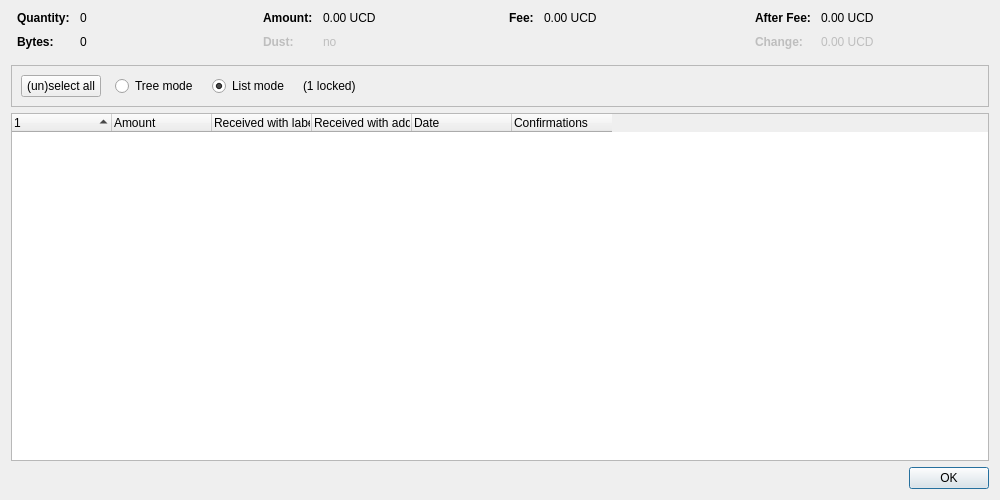
<?xml version="1.0" encoding="UTF-8"?>
<ui version="4.0">
 <class>CoinControlDialog</class>
 <widget class="QDialog" name="CoinControlDialog">
  <property name="geometry">
   <rect>
    <x>0</x>
    <y>0</y>
    <width>1000</width>
    <height>500</height>
   </rect>
  </property>
  <property name="windowTitle">
   <string>Coin Selection</string>
  </property>
  <layout class="QVBoxLayout" name="verticalLayout">
   <item>
    <layout class="QHBoxLayout" name="horizontalLayoutTop" stretch="0,0,0,0">
     <property name="topMargin">
      <number>0</number>
     </property>
     <property name="bottomMargin">
      <number>10</number>
     </property>
     <item>
      <layout class="QFormLayout" name="formLayoutCoinControl1">
       <property name="horizontalSpacing">
        <number>10</number>
       </property>
       <property name="verticalSpacing">
        <number>10</number>
       </property>
       <property name="leftMargin">
        <number>6</number>
       </property>
       <property name="rightMargin">
        <number>6</number>
       </property>
       <item row="0" column="0">
        <widget class="QLabel" name="labelCoinControlQuantityText">
         <property name="font">
          <font>
           <weight>75</weight>
           <bold>true</bold>
          </font>
         </property>
         <property name="text">
          <string>Quantity:</string>
         </property>
        </widget>
       </item>
       <item row="0" column="1">
        <widget class="QLabel" name="labelCoinControlQuantity">
         <property name="cursor">
          <cursorShape>IBeamCursor</cursorShape>
         </property>
         <property name="contextMenuPolicy">
          <enum>Qt::ActionsContextMenu</enum>
         </property>
         <property name="text">
          <string notr="true">0</string>
         </property>
         <property name="textInteractionFlags">
          <set>Qt::LinksAccessibleByMouse|Qt::TextSelectableByKeyboard|Qt::TextSelectableByMouse</set>
         </property>
        </widget>
       </item>
       <item row="1" column="0">
        <widget class="QLabel" name="labelCoinControlBytesText">
         <property name="font">
          <font>
           <weight>75</weight>
           <bold>true</bold>
          </font>
         </property>
         <property name="text">
          <string>Bytes:</string>
         </property>
        </widget>
       </item>
       <item row="1" column="1">
        <widget class="QLabel" name="labelCoinControlBytes">
         <property name="cursor">
          <cursorShape>IBeamCursor</cursorShape>
         </property>
         <property name="contextMenuPolicy">
          <enum>Qt::ActionsContextMenu</enum>
         </property>
         <property name="text">
          <string notr="true">0</string>
         </property>
         <property name="textInteractionFlags">
          <set>Qt::LinksAccessibleByMouse|Qt::TextSelectableByKeyboard|Qt::TextSelectableByMouse</set>
         </property>
        </widget>
       </item>
      </layout>
     </item>
     <item>
      <layout class="QFormLayout" name="formLayoutCoinControl2">
       <property name="horizontalSpacing">
        <number>10</number>
       </property>
       <property name="verticalSpacing">
        <number>10</number>
       </property>
       <property name="leftMargin">
        <number>6</number>
       </property>
       <property name="rightMargin">
        <number>6</number>
       </property>
       <item row="0" column="0">
        <widget class="QLabel" name="labelCoinControlAmountText">
         <property name="font">
          <font>
           <weight>75</weight>
           <bold>true</bold>
          </font>
         </property>
         <property name="text">
          <string>Amount:</string>
         </property>
        </widget>
       </item>
       <item row="0" column="1">
        <widget class="QLabel" name="labelCoinControlAmount">
         <property name="cursor">
          <cursorShape>IBeamCursor</cursorShape>
         </property>
         <property name="contextMenuPolicy">
          <enum>Qt::ActionsContextMenu</enum>
         </property>
         <property name="text">
          <string notr="true">0.00 UCD</string>
         </property>
         <property name="textInteractionFlags">
          <set>Qt::LinksAccessibleByMouse|Qt::TextSelectableByKeyboard|Qt::TextSelectableByMouse</set>
         </property>
        </widget>
       </item>
       <item row="1" column="0">
        <widget class="QLabel" name="labelCoinControlLowOutputText">
         <property name="enabled">
          <bool>false</bool>
         </property>
         <property name="font">
          <font>
           <weight>75</weight>
           <bold>true</bold>
          </font>
         </property>
         <property name="text">
          <string>Dust:</string>
         </property>
        </widget>
       </item>
       <item row="1" column="1">
        <widget class="QLabel" name="labelCoinControlLowOutput">
         <property name="enabled">
          <bool>false</bool>
         </property>
         <property name="cursor">
          <cursorShape>IBeamCursor</cursorShape>
         </property>
         <property name="contextMenuPolicy">
          <enum>Qt::ActionsContextMenu</enum>
         </property>
         <property name="text">
          <string notr="true">no</string>
         </property>
         <property name="textInteractionFlags">
          <set>Qt::LinksAccessibleByMouse|Qt::TextSelectableByKeyboard|Qt::TextSelectableByMouse</set>
         </property>
        </widget>
       </item>
      </layout>
     </item>
     <item>
      <layout class="QFormLayout" name="formLayoutCoinControl3">
       <property name="horizontalSpacing">
        <number>10</number>
       </property>
       <property name="verticalSpacing">
        <number>10</number>
       </property>
       <property name="leftMargin">
        <number>6</number>
       </property>
       <property name="rightMargin">
        <number>6</number>
       </property>
       <item row="0" column="0">
        <widget class="QLabel" name="labelCoinControlFeeText">
         <property name="font">
          <font>
           <weight>75</weight>
           <bold>true</bold>
          </font>
         </property>
         <property name="text">
          <string>Fee:</string>
         </property>
        </widget>
       </item>
       <item row="0" column="1">
        <widget class="QLabel" name="labelCoinControlFee">
         <property name="cursor">
          <cursorShape>IBeamCursor</cursorShape>
         </property>
         <property name="contextMenuPolicy">
          <enum>Qt::ActionsContextMenu</enum>
         </property>
         <property name="text">
          <string notr="true">0.00 UCD</string>
         </property>
         <property name="textInteractionFlags">
          <set>Qt::LinksAccessibleByMouse|Qt::TextSelectableByKeyboard|Qt::TextSelectableByMouse</set>
         </property>
        </widget>
       </item>
      </layout>
     </item>
     <item>
      <layout class="QFormLayout" name="formLayoutCoinControl4">
       <property name="horizontalSpacing">
        <number>10</number>
       </property>
       <property name="verticalSpacing">
        <number>10</number>
       </property>
       <property name="leftMargin">
        <number>6</number>
       </property>
       <property name="rightMargin">
        <number>6</number>
       </property>
       <item row="0" column="0">
        <widget class="QLabel" name="labelCoinControlAfterFeeText">
         <property name="font">
          <font>
           <weight>75</weight>
           <bold>true</bold>
          </font>
         </property>
         <property name="text">
          <string>After Fee:</string>
         </property>
        </widget>
       </item>
       <item row="0" column="1">
        <widget class="QLabel" name="labelCoinControlAfterFee">
         <property name="cursor">
          <cursorShape>IBeamCursor</cursorShape>
         </property>
         <property name="contextMenuPolicy">
          <enum>Qt::ActionsContextMenu</enum>
         </property>
         <property name="text">
          <string notr="true">0.00 UCD</string>
         </property>
         <property name="textInteractionFlags">
          <set>Qt::LinksAccessibleByMouse|Qt::TextSelectableByKeyboard|Qt::TextSelectableByMouse</set>
         </property>
        </widget>
       </item>
       <item row="1" column="0">
        <widget class="QLabel" name="labelCoinControlChangeText">
         <property name="enabled">
          <bool>false</bool>
         </property>
         <property name="font">
          <font>
           <weight>75</weight>
           <bold>true</bold>
          </font>
         </property>
         <property name="text">
          <string>Change:</string>
         </property>
        </widget>
       </item>
       <item row="1" column="1">
        <widget class="QLabel" name="labelCoinControlChange">
         <property name="enabled">
          <bool>false</bool>
         </property>
         <property name="cursor">
          <cursorShape>IBeamCursor</cursorShape>
         </property>
         <property name="contextMenuPolicy">
          <enum>Qt::ActionsContextMenu</enum>
         </property>
         <property name="text">
          <string notr="true">0.00 UCD</string>
         </property>
         <property name="textInteractionFlags">
          <set>Qt::LinksAccessibleByMouse|Qt::TextSelectableByKeyboard|Qt::TextSelectableByMouse</set>
         </property>
        </widget>
       </item>
      </layout>
     </item>
    </layout>
   </item>
   <item>
    <widget class="QFrame" name="frame">
     <property name="minimumSize">
      <size>
       <width>0</width>
       <height>40</height>
      </size>
     </property>
     <property name="frameShape">
      <enum>QFrame::StyledPanel</enum>
     </property>
     <property name="frameShadow">
      <enum>QFrame::Sunken</enum>
     </property>
     <layout class="QHBoxLayout" name="horizontalLayout">
      <item>
       <layout class="QHBoxLayout" name="horizontalLayoutPanel" stretch="0,0,0,0,0">
        <property name="spacing">
         <number>14</number>
        </property>
        <item>
         <widget class="QPushButton" name="pushButtonSelectAll">
          <property name="sizePolicy">
           <sizepolicy hsizetype="Maximum" vsizetype="Fixed">
            <horstretch>0</horstretch>
            <verstretch>0</verstretch>
           </sizepolicy>
          </property>
          <property name="text">
           <string>(un)select all</string>
          </property>
          <property name="autoDefault">
           <bool>false</bool>
          </property>
         </widget>
        </item>
        <item>
         <widget class="QRadioButton" name="radioTreeMode">
          <property name="sizePolicy">
           <sizepolicy hsizetype="Maximum" vsizetype="Fixed">
            <horstretch>0</horstretch>
            <verstretch>0</verstretch>
           </sizepolicy>
          </property>
          <property name="text">
           <string>Tree mode</string>
          </property>
         </widget>
        </item>
        <item>
         <widget class="QRadioButton" name="radioListMode">
          <property name="sizePolicy">
           <sizepolicy hsizetype="Maximum" vsizetype="Fixed">
            <horstretch>0</horstretch>
            <verstretch>0</verstretch>
           </sizepolicy>
          </property>
          <property name="text">
           <string>List mode</string>
          </property>
          <property name="checked">
           <bool>true</bool>
          </property>
         </widget>
        </item>
        <item>
         <widget class="QLabel" name="labelLocked">
          <property name="text">
           <string notr="true">(1 locked)</string>
          </property>
         </widget>
        </item>
        <item>
         <spacer name="horizontalSpacer">
          <property name="orientation">
           <enum>Qt::Horizontal</enum>
          </property>
          <property name="sizeHint" stdset="0">
           <size>
            <width>40</width>
            <height>20</height>
           </size>
          </property>
         </spacer>
        </item>
       </layout>
      </item>
     </layout>
    </widget>
   </item>
   <item>
    <widget class="CoinControlTreeWidget" name="treeWidget">
     <property name="contextMenuPolicy">
      <enum>Qt::CustomContextMenu</enum>
     </property>
     <property name="sortingEnabled">
      <bool>false</bool>
     </property>
     <property name="columnCount">
      <number>6</number>
     </property>
     <attribute name="headerShowSortIndicator" stdset="0">
      <bool>true</bool>
     </attribute>
     <attribute name="headerStretchLastSection">
      <bool>false</bool>
     </attribute>
     <column>
      <property name="text">
       <string/>
      </property>
     </column>
     <column>
      <property name="text">
       <string>Amount</string>
      </property>
     </column>
     <column>
      <property name="text">
       <string>Received with label</string>
      </property>
     </column>
     <column>
      <property name="text">
       <string>Received with address</string>
      </property>
     </column>
     <column>
      <property name="text">
       <string>Date</string>
      </property>
     </column>
     <column>
      <property name="text">
       <string>Confirmations</string>
      </property>
      <property name="toolTip">
       <string>Confirmed</string>
      </property>
     </column>
     <column>
      <property name="text">
       <string/>
      </property>
     </column>
     <column>
      <property name="text">
       <string/>
      </property>
     </column>
     <column>
      <property name="text">
       <string/>
      </property>
     </column>
     <column>
      <property name="text">
       <string/>
      </property>
     </column>
    </widget>
   </item>
   <item>
    <widget class="QDialogButtonBox" name="buttonBox">
     <property name="orientation">
      <enum>Qt::Horizontal</enum>
     </property>
     <property name="standardButtons">
      <set>QDialogButtonBox::Ok</set>
     </property>
    </widget>
   </item>
  </layout>
 </widget>
 <customwidgets>
  <customwidget>
   <class>CoinControlTreeWidget</class>
   <extends>QTreeWidget</extends>
   <header>qt/coincontroltreewidget.h</header>
  </customwidget>
 </customwidgets>
 <resources/>
 <connections/>
</ui>
